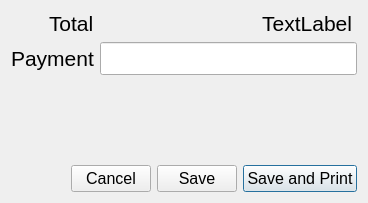
<?xml version="1.0" encoding="UTF-8"?>
<ui version="4.0">
 <class>PayCashDialog</class>
 <widget class="QDialog" name="PayCashDialog">
  <property name="geometry">
   <rect>
    <x>0</x>
    <y>0</y>
    <width>368</width>
    <height>203</height>
   </rect>
  </property>
  <property name="windowTitle">
   <string>Pay Cash</string>
  </property>
  <layout class="QVBoxLayout" name="verticalLayout">
   <item>
    <layout class="QFormLayout" name="formLayout">
     <property name="labelAlignment">
      <set>Qt::AlignRight|Qt::AlignTrailing|Qt::AlignVCenter</set>
     </property>
     <item row="0" column="0">
      <widget class="QLabel" name="label">
       <property name="font">
        <font>
         <pointsize>16</pointsize>
        </font>
       </property>
       <property name="text">
        <string>Total</string>
       </property>
      </widget>
     </item>
     <item row="1" column="0">
      <widget class="QLabel" name="label_2">
       <property name="font">
        <font>
         <pointsize>16</pointsize>
        </font>
       </property>
       <property name="text">
        <string>Payment</string>
       </property>
      </widget>
     </item>
     <item row="0" column="1">
      <widget class="QLabel" name="labelTotal">
       <property name="font">
        <font>
         <pointsize>16</pointsize>
        </font>
       </property>
       <property name="text">
        <string notr="true">TextLabel</string>
       </property>
       <property name="alignment">
        <set>Qt::AlignRight|Qt::AlignTrailing|Qt::AlignVCenter</set>
       </property>
       <property name="margin">
        <number>0</number>
       </property>
       <property name="indent">
        <number>5</number>
       </property>
      </widget>
     </item>
     <item row="1" column="1">
      <widget class="LibGUI::MoneyLineEdit" name="lineEdit">
       <property name="font">
        <font>
         <pointsize>16</pointsize>
        </font>
       </property>
       <property name="text">
        <string notr="true"/>
       </property>
       <property name="alignment">
        <set>Qt::AlignRight|Qt::AlignTrailing|Qt::AlignVCenter</set>
       </property>
      </widget>
     </item>
    </layout>
   </item>
   <item>
    <spacer name="verticalSpacer">
     <property name="orientation">
      <enum>Qt::Vertical</enum>
     </property>
     <property name="sizeHint" stdset="0">
      <size>
       <width>20</width>
       <height>40</height>
      </size>
     </property>
    </spacer>
   </item>
   <item>
    <layout class="QHBoxLayout" name="horizontalLayout">
     <item>
      <spacer name="horizontalSpacer">
       <property name="orientation">
        <enum>Qt::Horizontal</enum>
       </property>
       <property name="sizeHint" stdset="0">
        <size>
         <width>40</width>
         <height>20</height>
        </size>
       </property>
      </spacer>
     </item>
     <item>
      <widget class="QPushButton" name="pushCancel">
       <property name="font">
        <font>
         <pointsize>12</pointsize>
        </font>
       </property>
       <property name="text">
        <string>Cancel</string>
       </property>
       <property name="autoDefault">
        <bool>false</bool>
       </property>
      </widget>
     </item>
     <item>
      <widget class="QPushButton" name="pushSave">
       <property name="font">
        <font>
         <pointsize>12</pointsize>
        </font>
       </property>
       <property name="text">
        <string>Save</string>
       </property>
       <property name="autoDefault">
        <bool>false</bool>
       </property>
       <property name="default">
        <bool>false</bool>
       </property>
      </widget>
     </item>
     <item>
      <widget class="QPushButton" name="pushPay">
       <property name="font">
        <font>
         <pointsize>12</pointsize>
        </font>
       </property>
       <property name="text">
        <string>Save and Print</string>
       </property>
       <property name="autoDefault">
        <bool>true</bool>
       </property>
       <property name="default">
        <bool>true</bool>
       </property>
      </widget>
     </item>
    </layout>
   </item>
  </layout>
 </widget>
 <customwidgets>
  <customwidget>
   <class>LibGUI::MoneyLineEdit</class>
   <extends>QLineEdit</extends>
   <header>moneylineedit.h</header>
  </customwidget>
 </customwidgets>
 <tabstops>
  <tabstop>lineEdit</tabstop>
  <tabstop>pushCancel</tabstop>
  <tabstop>pushSave</tabstop>
  <tabstop>pushPay</tabstop>
 </tabstops>
 <resources/>
 <connections>
  <connection>
   <sender>pushCancel</sender>
   <signal>clicked()</signal>
   <receiver>PayCashDialog</receiver>
   <slot>close()</slot>
   <hints>
    <hint type="sourcelabel">
     <x>171</x>
     <y>99</y>
    </hint>
    <hint type="destinationlabel">
     <x>153</x>
     <y>60</y>
    </hint>
   </hints>
  </connection>
 </connections>
</ui>
